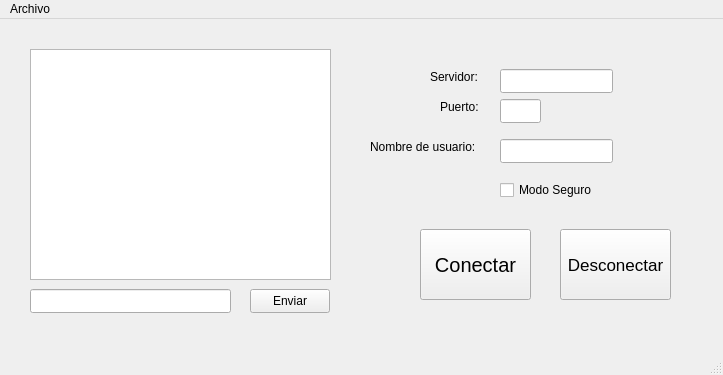
<?xml version="1.0" encoding="UTF-8"?>
<ui version="4.0">
 <class>MainWindow</class>
 <widget class="QMainWindow" name="MainWindow">
  <property name="geometry">
   <rect>
    <x>0</x>
    <y>0</y>
    <width>723</width>
    <height>375</height>
   </rect>
  </property>
  <property name="windowTitle">
   <string>MainWindow</string>
  </property>
  <widget class="QWidget" name="centralwidget">
   <widget class="QPlainTextEdit" name="Logs">
    <property name="geometry">
     <rect>
      <x>30</x>
      <y>30</y>
      <width>301</width>
      <height>231</height>
     </rect>
    </property>
   </widget>
   <widget class="QLabel" name="label">
    <property name="geometry">
     <rect>
      <x>430</x>
      <y>50</y>
      <width>71</width>
      <height>16</height>
     </rect>
    </property>
    <property name="text">
     <string>Servidor:</string>
    </property>
   </widget>
   <widget class="QLabel" name="label_2">
    <property name="geometry">
     <rect>
      <x>370</x>
      <y>120</y>
      <width>111</width>
      <height>16</height>
     </rect>
    </property>
    <property name="text">
     <string>Nombre de usuario:</string>
    </property>
   </widget>
   <widget class="QLineEdit" name="inputServidor">
    <property name="geometry">
     <rect>
      <x>500</x>
      <y>50</y>
      <width>113</width>
      <height>24</height>
     </rect>
    </property>
   </widget>
   <widget class="QLineEdit" name="inputNombre">
    <property name="geometry">
     <rect>
      <x>500</x>
      <y>120</y>
      <width>113</width>
      <height>24</height>
     </rect>
    </property>
   </widget>
   <widget class="QPushButton" name="botonConectar">
    <property name="geometry">
     <rect>
      <x>420</x>
      <y>210</y>
      <width>111</width>
      <height>71</height>
     </rect>
    </property>
    <property name="font">
     <font>
      <pointsize>15</pointsize>
     </font>
    </property>
    <property name="text">
     <string>Conectar</string>
    </property>
   </widget>
   <widget class="QPushButton" name="botonDesconectar">
    <property name="geometry">
     <rect>
      <x>560</x>
      <y>210</y>
      <width>111</width>
      <height>71</height>
     </rect>
    </property>
    <property name="font">
     <font>
      <pointsize>13</pointsize>
     </font>
    </property>
    <property name="text">
     <string>Desconectar</string>
    </property>
   </widget>
   <widget class="QLineEdit" name="inputMensaje">
    <property name="geometry">
     <rect>
      <x>30</x>
      <y>270</y>
      <width>201</width>
      <height>24</height>
     </rect>
    </property>
   </widget>
   <widget class="QPushButton" name="botonEnviar">
    <property name="geometry">
     <rect>
      <x>250</x>
      <y>270</y>
      <width>80</width>
      <height>24</height>
     </rect>
    </property>
    <property name="text">
     <string>Enviar</string>
    </property>
   </widget>
   <widget class="QLabel" name="label_3">
    <property name="geometry">
     <rect>
      <x>440</x>
      <y>80</y>
      <width>49</width>
      <height>16</height>
     </rect>
    </property>
    <property name="text">
     <string>Puerto:</string>
    </property>
   </widget>
   <widget class="QLineEdit" name="inputPuerto">
    <property name="geometry">
     <rect>
      <x>500</x>
      <y>80</y>
      <width>41</width>
      <height>24</height>
     </rect>
    </property>
   </widget>
   <widget class="QCheckBox" name="checkSeguro">
    <property name="geometry">
     <rect>
      <x>500</x>
      <y>160</y>
      <width>101</width>
      <height>22</height>
     </rect>
    </property>
    <property name="text">
     <string>Modo Seguro</string>
    </property>
   </widget>
  </widget>
  <widget class="QMenuBar" name="menubar">
   <property name="geometry">
    <rect>
     <x>0</x>
     <y>0</y>
     <width>723</width>
     <height>21</height>
    </rect>
   </property>
   <widget class="QMenu" name="menuArchivo">
    <property name="title">
     <string>Archivo</string>
    </property>
    <widget class="QMenu" name="menuServidores">
     <property name="title">
      <string>Servidores</string>
     </property>
     <addaction name="actionLista"/>
     <addaction name="actionA_adir"/>
    </widget>
    <addaction name="actionLista_de_usuarios"/>
    <addaction name="menuServidores"/>
    <addaction name="separator"/>
    <addaction name="actionLimpiar"/>
    <addaction name="separator"/>
    <addaction name="actionSalir"/>
   </widget>
   <addaction name="menuArchivo"/>
  </widget>
  <widget class="QStatusBar" name="statusbar"/>
  <action name="actionLista_de_usuarios">
   <property name="text">
    <string>Lista de Usuarios</string>
   </property>
  </action>
  <action name="actionLimpiar">
   <property name="text">
    <string>Limpiar</string>
   </property>
  </action>
  <action name="actionSalir">
   <property name="text">
    <string>Salir</string>
   </property>
  </action>
  <action name="actionLista">
   <property name="text">
    <string>Lista</string>
   </property>
  </action>
  <action name="actionA_adir">
   <property name="text">
    <string>Añadir</string>
   </property>
  </action>
 </widget>
 <resources/>
 <connections/>
</ui>
